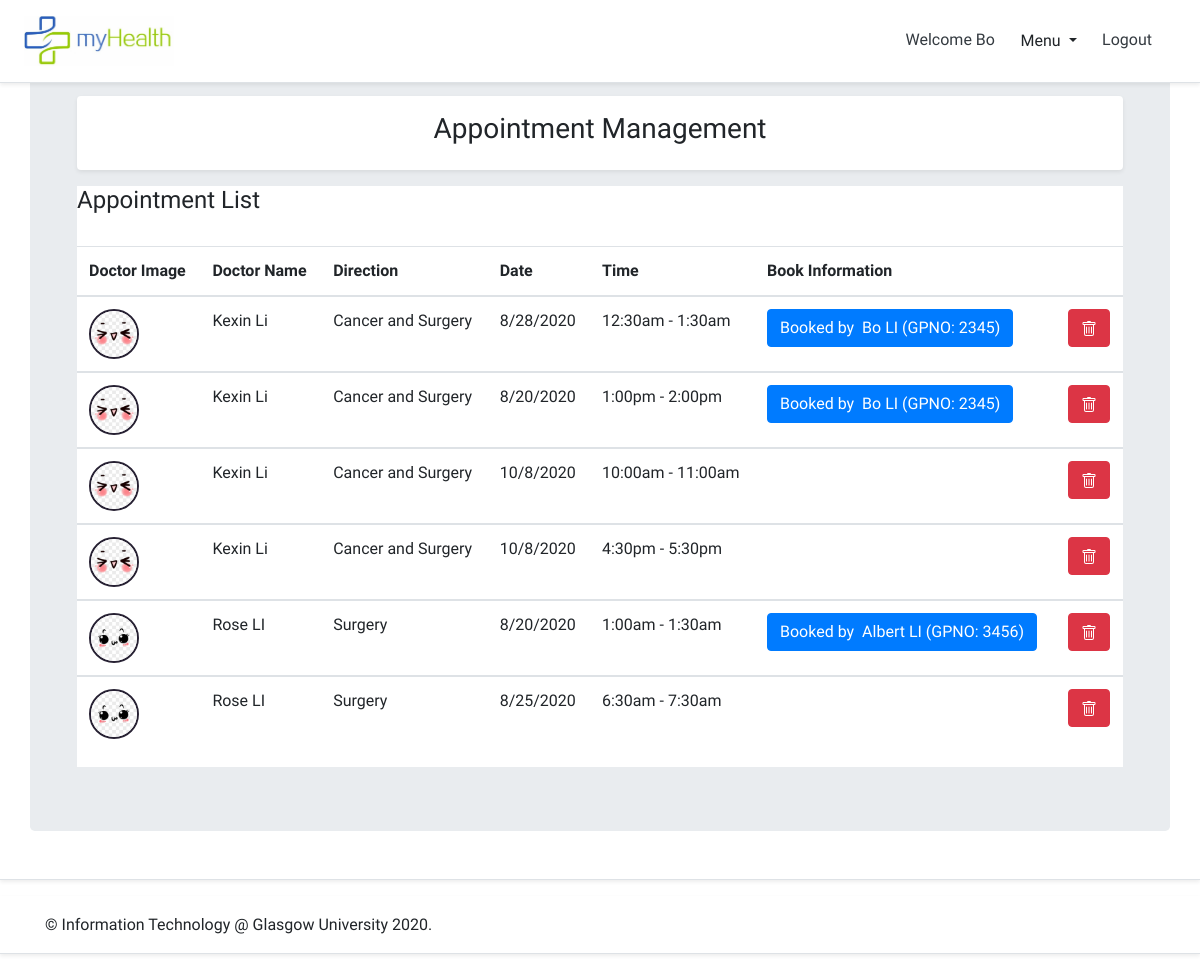
The app's page /myhealth/appointments/ (signed in), older data.
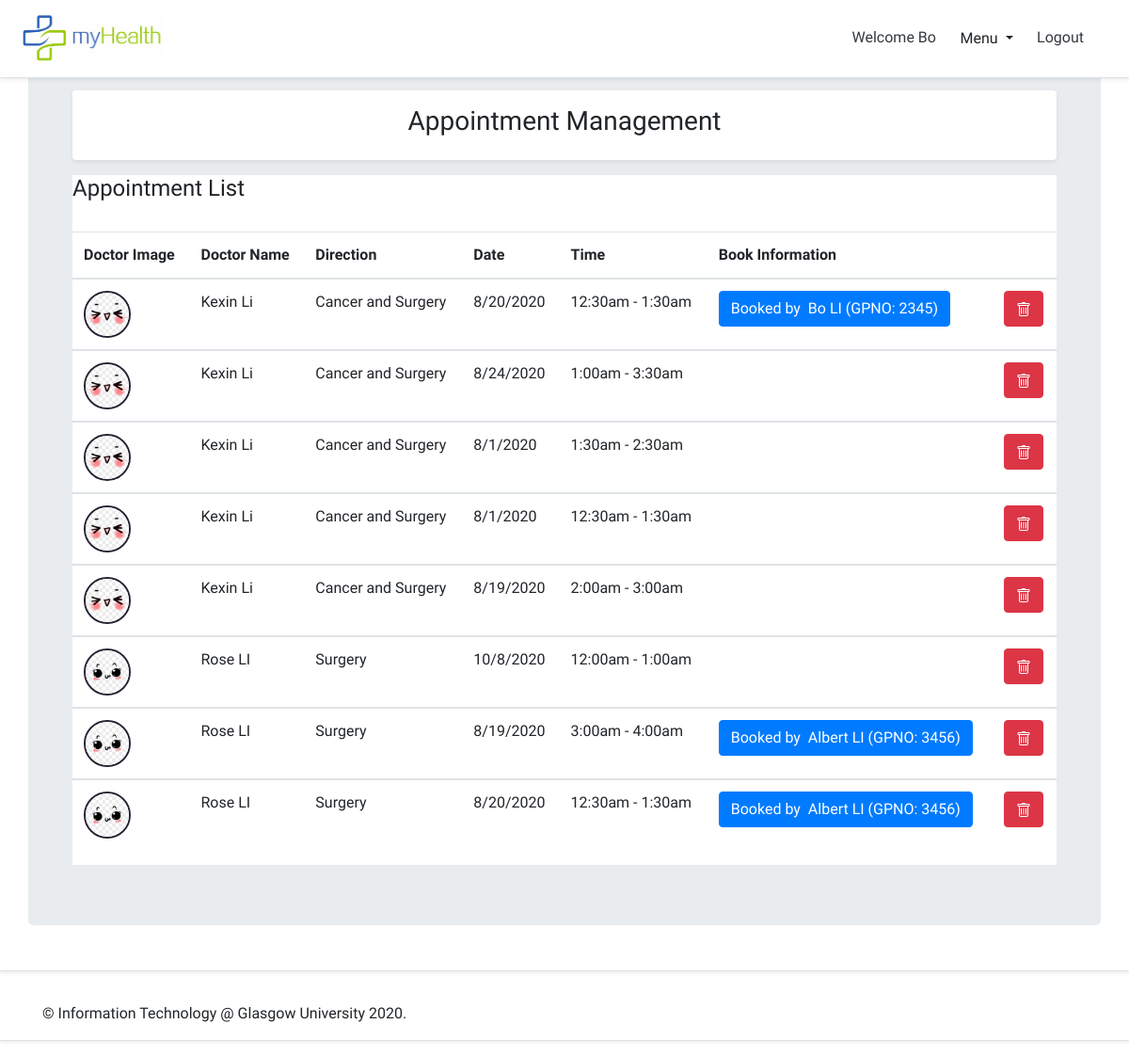
The same page, newer data.
### myhealth/models.py (models this page shows, shortened)
class Appointment(models.Model):
    user = models.ForeignKey(get_user_model(),blank=True, null=True,on_delete=models.DO_NOTHING)
    date = models.CharField(max_length=50)
    time_start = models.CharField(max_length=50)
    time_end = models.CharField(max_length=50)
    appointment_with=models.CharField(max_length=50,blank=True)

class User(AbstractBaseUser, PermissionsMixin):
    email = models.EmailField(max_length=254, unique=True)
    GPNO = models.CharField(max_length=10, default='', unique=True)
    first_name = models.CharField(max_length=30, blank=True)
    last_name = models.CharField(max_length=30, blank=True)
    is_staff = models.BooleanField(default=False)
    is_superuser = models.BooleanField(default=False)
    is_patient = models.BooleanField(default=False)
    is_doctor = models.BooleanField(default=False)
    is_admin = models.BooleanField(default=False)
    is_active = models.BooleanField(default=True)
    last_login = models.DateTimeField(null=True, blank=True)
    date_joined = models.DateTimeField(auto_now_add=True)
    USERNAME_FIELD = 'email'
    EMAIL_FIELD = 'email'
    REQUIRED_FIELDS = ['GPNO','first_name','last_name']
    objects = UserManager()

class DoctorProfile(models.Model):
    user = models.OneToOneField(get_user_model(), related_name='doctorprofile', on_delete=models.CASCADE)
    staffID = models.CharField(max_length=10, default='', unique=True)
    GENDER_CHOICES = (
        (0, '------------'),
        (1, 'female'),
        (2, 'male'),
    )
    gender = models.IntegerField(choices=GENDER_CHOICES, default=0)
    birth = models.DateField(blank=True, null=True)
    address = models.CharField(max_length=255, blank=True, null=True)
    work_address = models.CharField(max_length=255, blank=True, null=True)
    tel = models.CharField(max_length=20, blank=True, null=True)
    direction = models.CharField(max_length=255, blank=True, null=True)
    description = models.CharField(max_length=255, blank=True, null=True)
    image = models.ImageField(default='default.jpg',upload_to='profile_pics')

### myhealth/views.py (the view)
# urls.py: path('appointments/', views.appointments,name='appointments'),
@login_required
def appointments(request):
    context_dict = {}
    appointment_list = Appointment.objects.all().order_by("user")
    context_dict['appoints'] = appointment_list
    return render(request, "myhealth/appointments.html", context=context_dict )

### templates/myhealth/appointments.html (shortened to what this page needs)
{% extends "myhealth/base.html" %}
{% load staticfiles %}
{% load crispy_forms_tags %}
{% block content %}
<div class="my-3 p-3 bg-white rounded shadow-sm">
  <section class="text-center">
    <h3> Appointment Management</h3>
  </section>
</div>
<div>
  <div class="table-responsive bg-white">
    <h4>Appointment List</h4>
    <br>
    <table class="table">
      <thead>
        <tr>
          <th>Doctor Image</th>
          <th>Doctor Name</th>
          <th>Direction</th>
          <th>Date</th>
          <th>Time</th>
          <th>Book Information</th>
          <th></th>
        </tr>
      </thead>
      {% for appoint in appoints %}
      <tbody>
        <tr>
          <td><img class="card_image" style="height:50px; width:50px; margin-top: 0px;"
              src="{{appoint.user.doctorprofile.image.url}}"></td>
          <td>{{appoint.user.first_name}} {{appoint.user.last_name}}</td>
          <td>{{appoint.user.doctorprofile.direction}}</td>
          <td>{{appoint.date}}</td>
          <td>{{appoint.time_start}} - {{appoint.time_end}}</td>
          {% if appoint.appointment_with != '' %}
          <td>
            <button title="Already booked, Not editable" type="button" class="btn btn-primary">
              Booked by&nbsp;&nbsp;{{appoint.appointment_with}}
            </button>
          </td>
          {% elif appoint.appointment_with == '' %}
          <td></td>
          {% endif %}
          <td>
            <a href='{% url "appointments_delete" id=appoint.id %}'>
              <button type="submit" class="btn btn-danger">
              </button>
            </a>
          </td>
        </tr>
      </tbody>
      {% endfor %}
    </table>
  </div>
</div>
{% endblock content %}

Row changes from the older to the newer data that the page shows:
removed Appointment: user.doctorprofile.image (picture), user.first_name "Kexin", user.last_name "Li", user.doctorprofile.direction "Cancer and Surgery", date "8/28/2020", time_start "12:30am", time_end "1:30am", appointment_with "Bo LI (GPNO: 2345)"
removed Appointment: user.doctorprofile.image (picture), user.first_name "Kexin", user.last_name "Li", user.doctorprofile.direction "Cancer and Surgery", date "8/20/2020", time_start "1:00pm", time_end "2:00pm", appointment_with "Bo LI (GPNO: 2345)"
removed Appointment: user.doctorprofile.image (picture), user.first_name "Kexin", user.last_name "Li", user.doctorprofile.direction "Cancer and Surgery", date "10/8/2020", time_start "10:00am", time_end "11:00am"
removed Appointment: user.doctorprofile.image (picture), user.first_name "Kexin", user.last_name "Li", user.doctorprofile.direction "Cancer and Surgery", date "10/8/2020", time_start "4:30pm", time_end "5:30pm"
removed Appointment: user.doctorprofile.image (picture), user.first_name "Rose", user.last_name "LI", user.doctorprofile.direction "Surgery", date "8/20/2020", time_start "1:00am", time_end "1:30am", appointment_with "Albert LI (GPNO: 3456)"
removed Appointment: user.doctorprofile.image (picture), user.first_name "Rose", user.last_name "LI", user.doctorprofile.direction "Surgery", date "8/25/2020", time_start "6:30am", time_end "7:30am"
added Appointment: user.doctorprofile.image (picture), user.first_name "Kexin", user.last_name "Li", user.doctorprofile.direction "Cancer and Surgery", date "8/20/2020", time_start "12:30am", time_end "1:30am", appointment_with "Bo LI (GPNO: 2345)"
added Appointment: user.doctorprofile.image (picture), user.first_name "Kexin", user.last_name "Li", user.doctorprofile.direction "Cancer and Surgery", date "8/24/2020", time_start "1:00am", time_end "3:30am"
added Appointment: user.doctorprofile.image (picture), user.first_name "Kexin", user.last_name "Li", user.doctorprofile.direction "Cancer and Surgery", date "8/1/2020", time_start "1:30am", time_end "2:30am"
added Appointment: user.doctorprofile.image (picture), user.first_name "Kexin", user.last_name "Li", user.doctorprofile.direction "Cancer and Surgery", date "8/1/2020", time_start "12:30am", time_end "1:30am"
added Appointment: user.doctorprofile.image (picture), user.first_name "Kexin", user.last_name "Li", user.doctorprofile.direction "Cancer and Surgery", date "8/19/2020", time_start "2:00am", time_end "3:00am"
added Appointment: user.doctorprofile.image (picture), user.first_name "Rose", user.last_name "LI", user.doctorprofile.direction "Surgery", date "10/8/2020", time_start "12:00am", time_end "1:00am"
added Appointment: user.doctorprofile.image (picture), user.first_name "Rose", user.last_name "LI", user.doctorprofile.direction "Surgery", date "8/19/2020", time_start "3:00am", time_end "4:00am", appointment_with "Albert LI (GPNO: 3456)"
added Appointment: user.doctorprofile.image (picture), user.first_name "Rose", user.last_name "LI", user.doctorprofile.direction "Surgery", date "8/20/2020", time_start "12:30am", time_end "1:30am", appointment_with "Albert LI (GPNO: 3456)"
